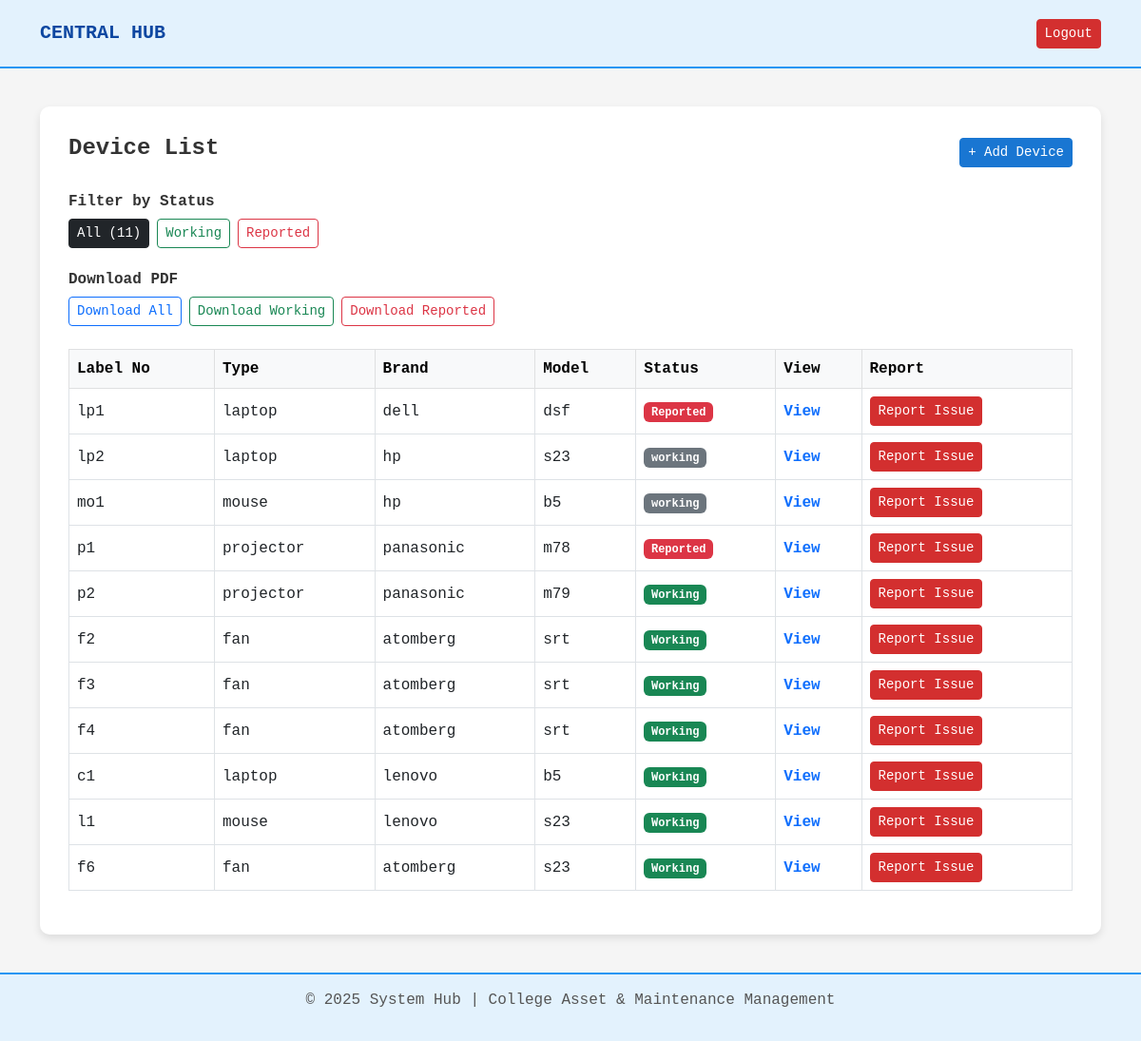
Page /devices/ (signed in) on the committed database.
### core/models.py (models this page shows, shortened)
class Device(models.Model):
    STATUS_CHOICES = [
        ('Working', 'Working'),
        ('Reported', 'Reported'),
    ]
    device_id = models.AutoField(primary_key=True)
    device_type = models.ForeignKey(DeviceType, on_delete=models.SET_NULL, null=True)
    label_no = models.CharField(max_length=50, unique=True)
    device_model = models.CharField(max_length=100)
    device_brand = models.CharField(max_length=100)
    device_cost = models.DecimalField(max_digits=10, decimal_places=2)
    manufactured_year = models.PositiveIntegerField()
    purchased_date = models.DateField()
    status = models.CharField(
        max_length=20,
        choices=STATUS_CHOICES,
        default='Working'
    )
    device_image = models.ImageField(upload_to='devices/', null=True, blank=True)
    department = models.ForeignKey(Department, on_delete=models.SET_NULL, null=True, blank=True)
    block_number = models.CharField(max_length=50, null=True, blank=True)
    floor_number = models.CharField(max_length=20, null=True, blank=True)
    room_number = models.CharField(max_length=20, null=True, blank=True)

class DeviceType(models.Model):
    device_type_id = models.AutoField(primary_key=True)
    device_type = models.CharField(max_length=100)
    def __str__(self):
        return self.device_type

### core/views.py (the view)
# urls.py: path('devices/', views.device_list, name='device_list'),
@login_required
def device_list(request):
    user = request.user
    if not user.designation:
        devices = Device.objects.none()
    else:
        user_role = user.designation.designation.strip().lower()
        if user_role == "principal":
            devices = Device.objects.all()
        else:
            devices = Device.objects.filter(department=user.department)
    status_filter = request.GET.get("status")
    if status_filter:
        devices = devices.filter(status=status_filter)
    total_devices = devices.count()
    return render(request, "device_list.html", {
        "devices": devices,
        "total_devices": total_devices,
        "current_status": status_filter,
    })

### templates/device_list.html (shortened to what this page needs)
{% extends 'base.html' %}
{% block content %}
<div class="d-flex justify-content-between align-items-center mb-4">
    <h4 class="fw-bold">Device List</h4>
    <a href="{% url 'add_device' %}" class="btn btn-primary btn-sm">
        + Add Device
    </a>
</div>
<div class="mb-4">
    <h6 class="fw-bold">Filter by Status</h6>
    <div class="d-flex gap-2 flex-wrap">
        <a href="{% url 'device_list' %}"
           class="btn btn-outline-dark btn-sm
           {% if not current_status %}active{% endif %}">
            All ({{ total_devices }})
        </a>
        <a href="?status=Working"
           class="btn btn-outline-success btn-sm
           {% if current_status == 'Working' %}active{% endif %}">
            Working
        </a>
        <a href="?status=Reported"
           class="btn btn-outline-danger btn-sm
           {% if current_status == 'Reported' %}active{% endif %}">
            Reported
        </a>
    </div>
</div>
<div class="mb-4">
    <h6 class="fw-bold">Download PDF</h6>
    <div class="d-flex gap-2 flex-wrap">
        <a href="{% url 'download_devices_pdf' %}"
           class="btn btn-outline-primary btn-sm">
            Download All
        </a>
        <a href="{% url 'download_devices_pdf' %}?status=Working"
           class="btn btn-outline-success btn-sm">
            Download Working
        </a>
        <a href="{% url 'download_devices_pdf' %}?status=Reported"
           class="btn btn-outline-danger btn-sm">
            Download Reported
        </a>
    </div>
</div>
{% if devices %}
    <div class="table-responsive">
        <table class="table table-bordered table-hover align-middle">
            <thead class="table-light">
                <tr>
                    <th>Label No</th>
                    <th>Type</th>
                    <th>Brand</th>
                    <th>Model</th>
                    <th>Status</th>
                    <th>View</th>
                    <th>Report</th>
                </tr>
            </thead>
            <tbody>
                {% for device in devices %}
                    <tr>
                        <td>{{ device.label_no }}</td>
                        <td>{{ device.device_type }}</td>
                        <td>{{ device.device_brand }}</td>
                        <td>{{ device.device_model }}</td>
                        <td>
                            <span class="badge
                                {% if device.status == 'Working' %}bg-success
                                {% elif device.status == 'Reported' %}bg-danger
                                {% else %}bg-secondary{% endif %}">
                                {{ device.status }}
                            </span>
                        </td>
                        <td>
                            <a href="{% url 'device_detail' device.device_id %}"
                               class="text-decoration-none fw-semibold">
                                View
                            </a>
                        </td>
                        <td>
                            <a href="{% url 'report_issue' device.device_id %}"
                               class="btn btn-danger btn-sm">
                                Report Issue
                            </a>
                        </td>
                    </tr>
                {% endfor %}
            </tbody>
        </table>
    </div>
{% else %}
    <div class="alert alert-info text-center">
        No devices found.
    </div>
{% endif %}
{% endblock %}

### templates/base.html (style rules this page uses)
body { background-color: #F5F5F5; color: #333; font-family: 'Courier New', monospace; min-height: 100vh; display: flex; flex-direction: column; }
.btn-primary { background-color: #1976D2; border-color: #1976D2; }
.btn-danger { background-color: #D32F2F; border-color: #D32F2F; }

### rows in the picture
Device: label_no "lp1", device_type "laptop", device_brand "dell", device_model "dsf", status "Reported"
Device: label_no "lp2", device_type "laptop", device_brand "hp", device_model "s23", status "working"
Device: label_no "mo1", device_type "mouse", device_brand "hp", device_model "b5", status "working"
Device: label_no "p1", device_type "projector", device_brand "panasonic", device_model "m78", status "Reported"
Device: label_no "p2", device_type "projector", device_brand "panasonic", device_model "m79", status "Working"
Device: label_no "f2", device_type "fan", device_brand "atomberg", device_model "srt", status "Working"
Device: label_no "f3", device_type "fan", device_brand "atomberg", device_model "srt", status "Working"
Device: label_no "f4", device_type "fan", device_brand "atomberg", device_model "srt", status "Working"
Device: label_no "c1", device_type "laptop", device_brand "lenovo", device_model "b5", status "Working"
Device: label_no "l1", device_type "mouse", device_brand "lenovo", device_model "s23", status "Working"
Device: label_no "f6", device_type "fan", device_brand "atomberg", device_model "s23", status "Working"

### other values in the picture
{{ total_devices }} "11"
